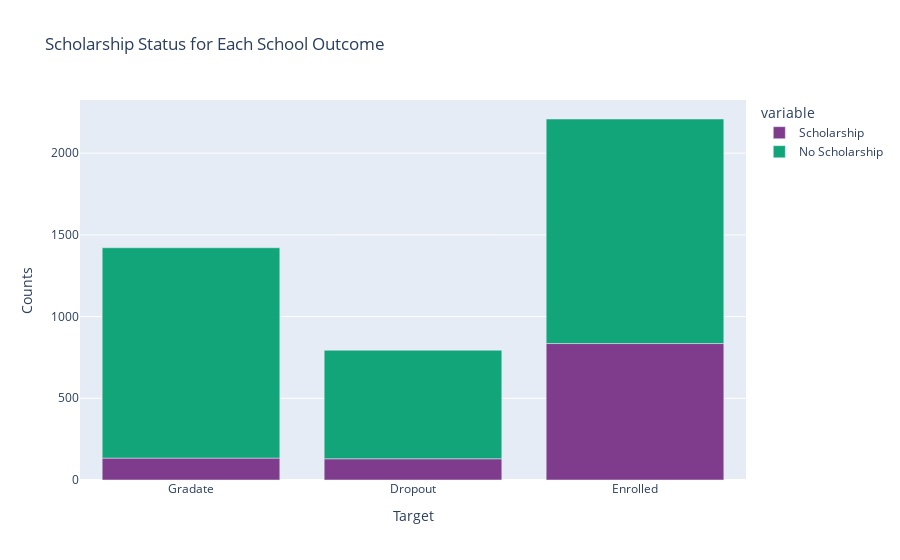

Source (notebook cell):
### Code cell
#Creating chart for scholarship data for each college status
#Chart 2
scholar_chart = px.bar(scholar30, y=["Scholarship", "No Scholarship"], x=["Gradate", "Dropout", "Enrolled"], labels={'x':"Target", 'value': 'Counts'}, title="Scholarship Status for Each School Outcome", color_discrete_sequence=px.colors.qualitative.Bold)
scholar_chart.show()
plt.savefig('stackedbar.png')

### Figure 1 — Plotly figure (JSON) as saved in the notebook; plotly's stock layout.template omitted (floating-point values rounded to 4 significant figures)
{"data": [{"alignmentgroup": "True", "hovertemplate": "variable=Scholarship<br>Target=%{x}<br>Counts=%{y}<extra></extra>", "legendgroup": "Scholarship", "marker": {"color": "rgb(127, 60, 141)", "pattern": {"shape": ""}}, "name": "Scholarship", "offsetgroup": "Scholarship", "orientation": "v", "showlegend": true, "textposition": "auto", "type": "bar", "x": ["Gradate", "Dropout", "Enrolled"], "xaxis": "x", "y": [134, 130, 835], "yaxis": "y"}, {"alignmentgroup": "True", "hovertemplate": "variable=No Scholarship<br>Target=%{x}<br>Counts=%{y}<extra></extra>", "legendgroup": "No Scholarship", "marker": {"color": "rgb(17, 165, 121)", "pattern": {"shape": ""}}, "name": "No Scholarship", "offsetgroup": "No Scholarship", "orientation": "v", "showlegend": true, "textposition": "auto", "type": "bar", "x": ["Gradate", "Dropout", "Enrolled"], "xaxis": "x", "y": [1287, 664, 1374], "yaxis": "y"}], "layout": {"barmode": "relative", "legend": {"title": {"text": "variable"}, "tracegroupgap": 0}, "title": {"text": "Scholarship Status for Each School Outcome"}, "xaxis": {"anchor": "y", "domain": [0, 1], "title": {"text": "Target"}}, "yaxis": {"anchor": "x", "domain": [0, 1], "title": {"text": "Counts"}}}}
